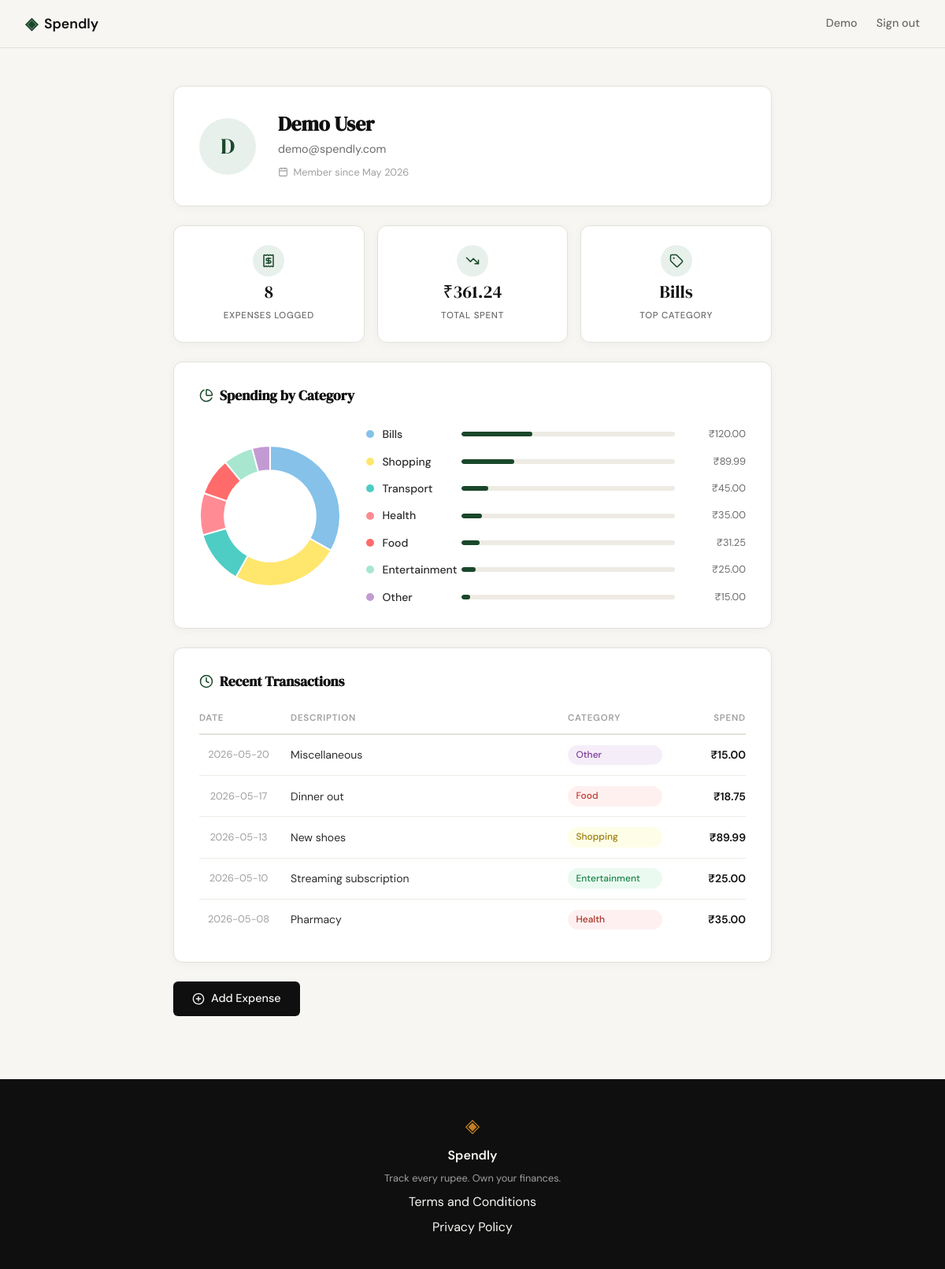
Screenshot of /profile (signed in) with the database file from the repository.
### tables this page shows
CREATE TABLE users (
            id            INTEGER PRIMARY KEY AUTOINCREMENT,
            name          TEXT    NOT NULL,
            email         TEXT    UNIQUE NOT NULL,
            password_hash TEXT    NOT NULL,
            created_at    TEXT    DEFAULT (datetime('now'))
        );

CREATE TABLE expenses (
            id          INTEGER PRIMARY KEY AUTOINCREMENT,
            user_id     INTEGER NOT NULL REFERENCES users(id),
            amount      REAL    NOT NULL,
            category    TEXT    NOT NULL,
            date        TEXT    NOT NULL,
            description TEXT,
            created_at  TEXT    DEFAULT (datetime('now'))
        );

### app.py (the view)
@app.route("/profile")
def profile():
    if not session.get("user_id"):
        return redirect(url_for("login"))
    from datetime import datetime
    user            = get_user_by_id(session["user_id"])
    summary         = get_expense_summary(session["user_id"])
    categories      = get_expenses_by_category(session["user_id"])
    recent_expenses = get_recent_expenses(session["user_id"])
    member_since    = datetime.strptime(user["created_at"][:7], "%Y-%m").strftime("%B %Y")
    return render_template("profile.html", user=user, summary=summary,
                           categories=categories, recent_expenses=recent_expenses,
                           member_since=member_since)

### database/db.py (called while the page is built)
def get_db():
    conn = sqlite3.connect(DB_PATH)
    conn.row_factory = sqlite3.Row
    conn.execute("PRAGMA foreign_keys = ON")
    return conn

def get_user_by_id(user_id):
    conn = get_db()
    try:
        return conn.execute(
            "SELECT * FROM users WHERE id = ?", (user_id,)
        ).fetchone()
    finally:
        conn.close()

def get_expenses_by_category(user_id):
    conn = get_db()
    try:
        rows = conn.execute(
            """SELECT category,
                      COALESCE(SUM(amount), 0) AS total,
                      COUNT(*) AS count
               FROM expenses WHERE user_id = ?
               GROUP BY category ORDER BY total DESC""",
            (user_id,)
        ).fetchall()
        return [dict(r) for r in rows]
    finally:
        conn.close()

def get_recent_expenses(user_id, limit=5):
    conn = get_db()
    try:
        rows = conn.execute(
            """SELECT id, amount, category, date, description
               FROM expenses WHERE user_id = ?
               ORDER BY date DESC, id DESC LIMIT ?""",
            (user_id, limit)
        ).fetchall()
        return [dict(r) for r in rows]
    finally:
        conn.close()

def get_expense_summary(user_id):
    conn = get_db()
    try:
        row = conn.execute(
            """SELECT COUNT(*) AS total_count,
                      COALESCE(SUM(amount), 0) AS total_amount
               FROM expenses WHERE user_id = ?""",
            (user_id,)
        ).fetchone()
        return {"total_count": row["total_count"], "total_amount": row["total_amount"]}
    finally:
        conn.close()

### templates/profile.html (shortened to what this page needs)
{% extends "base.html" %}
{% block head %}
<link rel="stylesheet" href="{{ url_for('static', filename='css/profile.css') }}">
{% endblock %}
{% block content %}
<section class="profile-section">
    <div class="profile-container">
        <div class="profile-header-card">
            <div class="profile-avatar">{{ user["name"][0].upper() }}</div>
            <div class="profile-meta">
                <h1 class="profile-name">{{ user["name"] }}</h1>
                <p class="profile-email">{{ user["email"] }}</p>
                <p class="profile-since">
                    <i data-lucide="calendar"></i>
                    Member since {{ member_since }}
                </p>
            </div>
        </div>
        <div class="profile-stats {% if not categories %}profile-stats--empty{% endif %}">
            <div class="stat-card">
                <div class="stat-icon"><i data-lucide="receipt"></i></div>
                <div class="stat-value">{{ summary.total_count }}</div>
                <div class="stat-label">Expenses Logged</div>
            </div>
            <div class="stat-card">
                <div class="stat-icon"><i data-lucide="trending-down"></i></div>
                <div class="stat-value">₹{{ "%.2f"|format(summary.total_amount) }}</div>
                <div class="stat-label">Total Spent</div>
            </div>
            {% if categories %}
            <div class="stat-card">
                <div class="stat-icon"><i data-lucide="tag"></i></div>
                <div class="stat-value">{{ categories[0].category }}</div>
                <div class="stat-label">Top Category</div>
            </div>
            {% endif %}
        </div>
        {% if categories %}
        <div class="profile-card">
            <h2 class="card-title">
                <i data-lucide="pie-chart"></i> Spending by Category
            </h2>
            <div class="chart-layout">
                <div class="chart-wrap">
                    <canvas id="categoryChart"></canvas>
                </div>
                <ul class="category-list">
                    {% for cat in categories %}
                    <li class="category-row">
                        <span class="cat-dot" data-cat="{{ cat.category }}"></span>
                        <span class="cat-name">{{ cat.category }}</span>
                        <span class="cat-bar-wrap">
                            <span class="cat-bar" style="width: {{ (cat.total / summary.total_amount * 100)|round(1) }}%"></span>
                        </span>
                        <span class="cat-amount">₹{{ "%.2f"|format(cat.total) }}</span>
                    </li>
                    {% endfor %}
                </ul>
            </div>
        </div>
        <div class="profile-card">
            <h2 class="card-title">
                <i data-lucide="clock"></i> Recent Transactions
            </h2>
            <div class="txn-table">
                <div class="txn-head">
                    <span>Date</span>
                    <span>Description</span>
                    <span>Category</span>
                    <span class="txn-amount-col">Spend</span>
                </div>
                {% for exp in recent_expenses %}
                <div class="txn-row">
                    <span class="txn-date">{{ exp.date }}</span>
                    <span class="txn-desc">{{ exp.description or exp.category }}</span>
                    <span class="txn-cat-badge cat-{{ exp.category | lower | replace(' ', '-') }}">
                        {{ exp.category }}
                    </span>
                    <span class="txn-amount">₹{{ "%.2f"|format(exp.amount) }}</span>
                </div>
                {% endfor %}
            </div>
        </div>
        <div class="profile-actions">
            <a href="{{ url_for('add_expense') }}" class="btn-primary">
                <i data-lucide="plus-circle"></i> Add Expense
            </a>
        </div>
        {% endif %}
    </div>
</section>
{% endblock %}
{% block scripts %}
<script>
lucide.createIcons();
{% if categories %}
const CATEGORY_COLORS = {
    "Food":          "#FF6B6B",
    "Transport":     "#4ECDC4",
    "Bills":         "#85C1E9",
    "Health":        "#FF8B94",
    "Entertainment": "#A8E6CF",
    "Shopping":      "#FFE66D",
    "Other":         "#C39BD3",
};
const cats   = {{ categories | map(attribute='category') | list | tojson }};
const totals = {{ categories | map(attribute='total')    | list | tojson }};
const colors = cats.map(c => CATEGORY_COLORS[c] || "#cccccc");
document.querySelectorAll(".cat-dot").forEach(el => {
    el.style.background = CATEGORY_COLORS[el.dataset.cat] || "#cccccc";
});
new Chart(document.getElementById("categoryChart"), {
    type: "doughnut",
    data: {
        labels: cats,
        datasets: [{
            data: totals,
            backgroundColor: colors,
            borderWidth: 2,
            borderColor: "#ffffff",
            hoverOffset: 6,
        }]
    },
    options: {
        cutout: "65%",
        plugins: {
            legend: { display: false },
            tooltip: {
                callbacks: {
                    label: ctx => ` ₹${ctx.parsed.toFixed(2)}`
                }
            }
        }
    }
});
{% endif %}
</script>
{% endblock %}

### templates/base.html (shortened to what this page needs)
<!DOCTYPE html>
<html lang="en">
<head>
    <link rel="stylesheet" href="{{ url_for('static', filename='css/style.css') }}">
    {% block head %}{% endblock %}
</head>
<body>
    <nav class="navbar">
        <div class="nav-inner">
            <a href="{{ url_for('landing') }}" class="nav-brand">
                <span class="brand-icon">◈</span>
                <span class="brand-name">Spendly</span>
            </a>
            <div class="nav-links">
                {% if session.get("user_id") %}
                    <a href="{{ url_for('profile') }}">{{ session.get("user_name", "").split(" ")[0] }}</a>
                    <a href="{{ url_for('logout') }}">Sign out</a>
                {% else %}
                    <a href="{{ url_for('login') }}">Sign in</a>
                    <a href="{{ url_for('register') }}" class="nav-cta">Get started</a>
                {% endif %}
            </div>
        </div>
    </nav>
    <main class="main-content">
        {% block content %}{% endblock %}
    </main>
    <footer class="footer">
        <div class="footer-inner">
            <span class="brand-icon">◈</span>
            <span class="footer-name">Spendly</span>
            <p class="footer-copy">Track every rupee. Own your finances.</p>
            <a href="/terms">Terms and Conditions</a>
            <a href="/privacy">Privacy Policy</a>
        </div>
    </footer>
    {% block scripts %}{% endblock %}
</body>
</html>

### static/css/style.css (style rules this page uses)
:root { --ink: #0f0f0f; --ink-soft: #2d2d2d; --ink-muted: #6b6b6b; --ink-faint: #a0a0a0; --paper: #f7f6f3; --paper-warm: #f0ede6; --paper-card: #ffffff; --accent: #1a472a; --accent-light: #e8f0eb; --accent-2: #c17f24; --accent-2-light: #fdf3e3; --danger: #c0392b; --danger-light: #fdecea; --border: #e4e1da; --border-soft: #eeebe4; --font-display: 'DM Serif Display', Georgia, serif; --font-body: 'DM Sans', system-ui, sans-serif; --max-width: 1200px; --auth-width: 440px; --radius-sm: 6px; --radius-md: 12px; --radius-lg: 20px; }
*, *::before, *::after { box-sizing: border-box; margin: 0; padding: 0; }
html { font-size: 16px; scroll-behavior: smooth; }
body { background: var(--paper); color: var(--ink); font-family: var(--font-body); font-size: 1rem; line-height: 1.6; -webkit-font-smoothing: antialiased; }
a { color: inherit; text-decoration: none; }
.navbar { position: sticky; top: 0; z-index: 100; background: var(--paper); border-bottom: 1px solid var(--border); padding: 0 2rem; }
.nav-inner { max-width: var(--max-width); margin: 0 auto; height: 60px; display: flex; align-items: center; justify-content: space-between; }
.nav-brand { display: flex; align-items: center; gap: 0.5rem; font-family: var(--font-body); font-weight: 600; font-size: 1.1rem; color: var(--ink); }
.brand-icon { color: var(--accent); font-size: 1.3rem; }
.brand-name { color: var(--ink); }
.nav-links { display: flex; align-items: center; gap: 1.5rem; font-size: 0.9rem; font-weight: 500; }
.nav-links a { color: var(--ink-muted); transition: color 0.2s; }
.main-content { min-height: calc(100vh - 60px - 100px); }
.btn-primary { display: inline-block; background: var(--ink); color: var(--paper); padding: 0.65rem 1.5rem; border-radius: var(--radius-sm); font-family: var(--font-body); font-size: 0.9rem; font-weight: 500; cursor: pointer; border: none; transition: background 0.2s; text-decoration: none; }
.footer { background: var(--ink); color: var(--paper); padding: 2.5rem 2rem; text-align: center; }
.footer-inner { display: flex; flex-direction: column; align-items: center; gap: 0.4rem; }
.footer .brand-icon { color: var(--accent-2); font-size: 1.5rem; }
.footer-name { font-weight: 600; font-size: 1rem; }
.footer-copy { font-size: 0.8rem; color: var(--ink-faint); }

### rows the page displays
users: name "D", name "Demo User", email "demo@spendly.com"
expenses: category "Bills", {{ (cat.total / summary.total_amount * 100)|round(1) }} 33.2 (drawn), total "120.00"
expenses: category "Shopping", {{ (cat.total / summary.total_amount * 100)|round(1) }} 24.9 (drawn), total "89.99", date "2026-05-13", description "New shoes", amount "89.99"
expenses: category "Transport", {{ (cat.total / summary.total_amount * 100)|round(1) }} 12.5 (drawn), total "45.00"
expenses: category "Health", {{ (cat.total / summary.total_amount * 100)|round(1) }} 9.7 (drawn), total "35.00", date "2026-05-08", description "Pharmacy", amount "35.00"
expenses: category "Entertainment", {{ (cat.total / summary.total_amount * 100)|round(1) }} 6.9 (drawn), total "25.00", date "2026-05-10", description "Streaming subscription", amount "25.00"
expenses: category "Other", {{ (cat.total / summary.total_amount * 100)|round(1) }} 4.2 (drawn), total "15.00", date "2026-05-20", description "Miscellaneous", amount "15.00"
expenses: date "2026-05-17", description "Dinner out", category "Food", amount "18.75"

### other values shown
{{ session.get("user_name", "").split(" ")[0] }} "Demo"
{{ member_since }} "May 2026"
{{ summary.total_count }} "8"
{{ "%.2f"|format(summary.total_amount) }} "361.24"
{{ cat.category }} "Food"
{{ "%.2f"|format(cat.total) }} "31.25"
chart data {{ categories | map(attribute='total')    | list | tojson }} [120.0, 89.99, 45.0, 35.0, 31.25, 25.0, 15.0]
